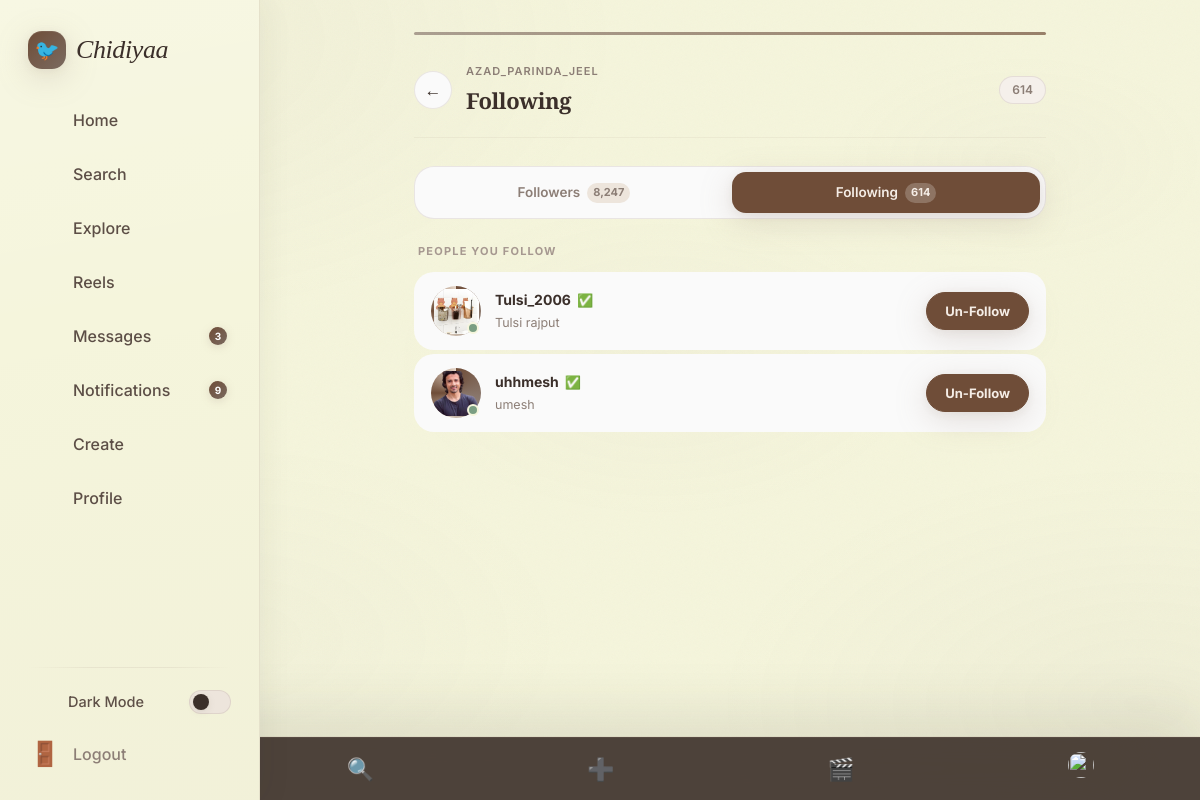
Screenshot of /user_following/5 with the database file from the repository.
### myapp/models.py (models this page shows)
class InstaUser(models.Model):
    GENDER_CHOICES = (
        ('male','Male'),
        ('female','Female'),
    )
    username = models.CharField(max_length=100,unique=True)
    email = models.EmailField(unique=True)
    password = models.CharField(max_length=100)
    profile_pic = models.ImageField(upload_to='profile_pics/', blank=True, null=True)
    gender = models.CharField(max_length=10,choices=GENDER_CHOICES,blank=True, null=True)
    name = models.CharField(max_length=100,blank=True, null=True)
    bio = models.TextField(blank=True, null=True)
    description = models.TextField(blank=True, null=True)
    link = models.URLField(blank=True, null=True)
    created_at = models.DateTimeField(auto_now_add=True)
    updated_at = models.DateTimeField(auto_now=True)
    otp = models.IntegerField(blank=True, null=True,default=1234)
    is_active = models.BooleanField(default=False)
    def __str__(self):
        return self.username

### myapp/views.py (the view)
# urls.py: path('user_following/<int:pk>', views.user_following, name='user_following'),
def user_following(request,pk):
    profile_user = InstaUser.objects.get(id=pk)
    users = InstaUser.objects.exclude(username = profile_user.username)
    user_following = FollowUsers.objects.filter(Following = pk ).values_list("Following_person_id",flat=True)
    print("==============>",profile_user,user_following)
    context = {'profile_user' : profile_user ,'user_following' : user_following,'users':users}
    return render(request,"myapp/user_following.html",context)

### myapp/templates/myapp/user_following.html (shortened to what this page needs)
{% load static %}
<html lang="en" data-theme="light">
<head>
    <link rel="stylesheet" href="{% static 'myapp/css/style.css' %}" />
    <link rel="stylesheet" href="{% static 'myapp/css/followers_following.css' %}" />
</head>
<body>
    <div class="app-shell">
        <aside class="sidebar">
            <a href="{% url 'index' %}" class="sidebar-brand">
                <div class="sidebar-brand-icon">🐦</div><span class="sidebar-brand-name">Chidiyaa</span>
            </a>
            <nav class="sidebar-nav">
                <a href="{% url 'index' %}" class="nav-link"><i class="ph ph-house nav-icon"></i><span>Home</span></a>
                <a href="{% url 'search' %}" class="nav-link"><i
                        class="ph ph-magnifying-glass nav-icon"></i><span>Search</span></a>
                <a href="{% url 'search' %}" class="nav-link"><i
                        class="ph ph-compass nav-icon"></i><span>Explore</span></a>
                <a href="{% url 'reels' %}" class="nav-link"><i
                        class="ph ph-video-camera nav-icon"></i><span>Reels</span></a>
                <a href="{% url 'messages' %}" class="nav-link"><i
                        class="ph ph-chat-circle nav-icon"></i><span>Messages</span><span class="nav-badge">3</span></a>
                <a href="{% url 'notifications' %}" class="nav-link"><i
                        class="ph ph-bell nav-icon"></i><span>Notifications</span><span class="nav-badge">9</span></a>
                <a href="{% url 'create' %}" class="nav-link"><i
                        class="ph ph-plus-circle nav-icon"></i><span>Create</span></a>
                <a href="{% url 'profile' %}" class="nav-link"><i
                        class="ph ph-user nav-icon"></i><span>Profile</span></a>
            </nav>
            <div class="sidebar-footer">
                <div class="sidebar-divider"></div>
                <div class="dark-toggle-row"><i class="ph ph-moon nav-icon"></i><span>Dark Mode</span><span
                        class="toggle-pill"></span></div>
                <a href="{% url 'login' %}" class="nav-link" style="color:var(--text-3)"><span
                        class="nav-icon">🚪</span><span>Logout</span></a>
            </div>
        </aside>
        <main class="page-content">
            <div class="follow-page">
                <div class="follow-accent-bar"></div>
                <div class="follow-page-header">
                    <a href="{% url 'profile' %}" class="follow-back-btn">←</a>
                    <div class="follow-page-title-wrap">
                        <div class="follow-page-username">{{ profile_user.username }}</div>
                        <h1 class="follow-page-title">Following</h1>
                    </div>
                    <span class="follow-page-count">614</span>
                </div>
                <div class="follow-tabs">
                    <a href="{% url 'user_followers' pk=profile_user.id %}" class="follow-tab">
                        Followers <span class="tab-count">8,247</span>
                    </a>
                    <a href="{% url 'user_following' pk=profile_user.id%}" class="follow-tab active">
                        Following <span class="tab-count">614</span>
                    </a>
                </div>
                <div class="follow-section-label">People you follow</div>
                <div class="follow-list">
                    {% for user in users %}
                    {% if user.id in user_following %}
                    <div class="follow-item">
                        <div class="follow-ava-wrap has-story">
                            <div class="follow-ava">
                                <img src="{{user.profile_pic.url}}" alt="{{user.username}}" />
                            </div>
                            <div class="follow-online-dot"></div>
                        </div>
                        <div class="follow-info">
                            <div class="follow-name-row">
                                <span class="follow-username">{{user.username}}</span>
                                <span class="follow-verified">✅</span>
                            </div>
                            <div class="follow-fullname">{{user.name}}</div>
                        </div>
                        <div class="follow-actions">
                            <a href="{% url 'follow_unfollow' pk=user.id %}" class="btn-follow-off">
                                Un-Follow
                            </a>
                        </div>
                    </div>
                    {% endif %}
                {% endfor %}
                </div>
            </div>
        </main>
    </div>
    <nav class="mobile-bottomnav" style="display:flex">
        <a href="{% url 'index' %}" class="mobile-nav-item">🏠</a>
        <a href="{% url 'search' %}" class="mobile-nav-item">🔍</a>
        <a href="{% url 'create' %}" class="mobile-nav-item">➕</a>
        <a href="{% url 'reels' %}" class="mobile-nav-item">🎬</a>
        <a href="{% url 'profile' %}" class="mobile-nav-item active">
            <img src="{{ uid.profile_pic.url }}" style="width:26px;height:26px;border-radius:50%;object-fit:cover;"
                alt="" />
        </a>
    </nav>
</body>
</html>

### rows the page displays
InstaUser: username "AZAD_PARINDA_JEEL"
InstaUser: profile_pic (picture), username "Tulsi_2006", name "Tulsi rajput"
InstaUser: profile_pic (picture), username "uhhmesh", name "umesh"
